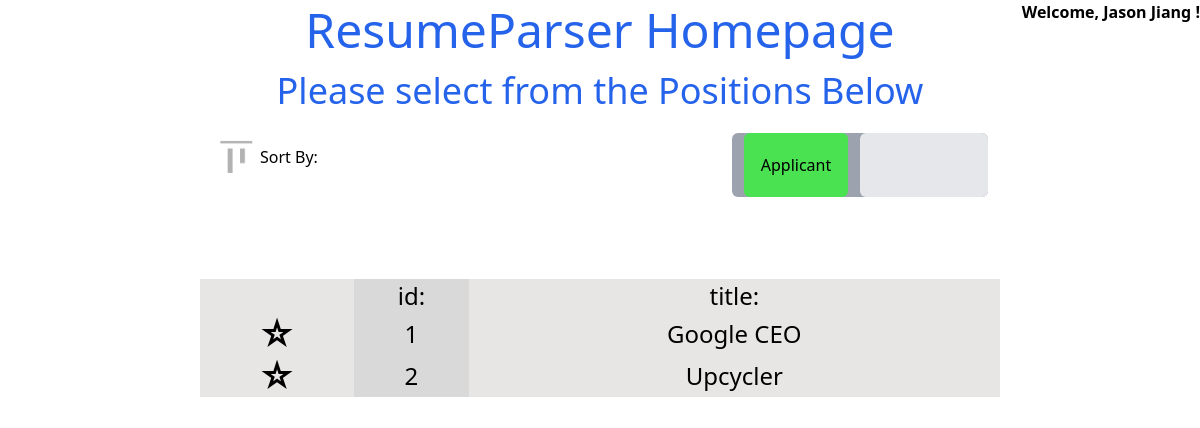
Screenshot of / (signed in) with the database file from the repository.
### ResumeParser/models.py (models this page shows, shortened)
class Profile(models.Model):
    user = models.OneToOneField(User, on_delete=models.CASCADE)
    resumeadmin = models.BooleanField(default=False)
    def __str__(self) -> str:
        display_name = self.user.first_name + " " + self.user.last_name
        if display_name.strip() == "":
            return self.user.username
        return self.user.first_name + " " + self.user.last_name

class Opening(models.Model):
    name = models.CharField(max_length=30)
    description = models.TextField(max_length = 70, default="", blank = True)
    weighting = JSONField(default=json.dumps(default_weighting))

### ResumeParser/views.py (the view)
# urls.py: path('', views.index, name='index'),
def index(request):
    openings = Opening.objects.all()
    context = {
        "opening" : openings,
    }
    return render(request, "ResumeParser/index.html", context)

### ResumeParser/jsonfield.py (called while the page is built)
    def to_python(self, value):
        if value == "":
            return None
        try:
            if isinstance(value, str):
                return json.loads(value)
        except ValueError:
            pass
        return value

    def from_db_value(self, value, *args):
        return self.to_python(value)

### ResumeParser/templates/ResumeParser/index.html (shortened to what this page needs)
{% extends "ResumeParser/base.html" %}
{% load static %}
{% block header %}
<link rel="stylesheet" href="{% static 'ResumeParser/css/index.css' %}">
{% endblock header %}
{% block content %}
{% if user.is_authenticated %}
    <p class="absolute font-extrabold right-0">Welcome, {{ user.profile }} !</p>
    {% else %}
    Not Logged In
    {% endif %}
<div class="flex items-center flex-col h-screen">
  <h1 class="font-medium leading-tight text-5xl mt-0 mb-2 text-blue-600">ResumeParser Homepage</h1>
  <h2 class="font-normal leading-tight text-4xl mt-0 mb-2 text-blue-600">Please select from the Positions Below</h2>
  <div class="flex justify-between items-start w-8/12 p-3 ">
    <div class="rounded-lg">
      <span class="flex items-center justify-space-around">
        <img class="w-12" src="{% static 'ResumeParser/imgs/sort_by.png' %}" alt="">
        <p class="text-4x1 font-medium text-center object-center">Sort By:</p>
      </span>
    </div>
    <div onclick="modeToggle()">
      <div id="reviewer_switch"  class="bg-gray-400 w-64 h-16 rounded-md flex items-center justify-around">
        <div style="width: 103.79px; background-color: #4AE250;" class="h-16 rounded-md flex items-center justify-center">
          <span> Applicant </span>
        </div>
        <div style="width: 103.79px; background-color: #FB5858;" class="h-16 rounded-md flex items-center justify-center">
        <span> Reviewer </span>
        </div>
      </div>
      <div id="cover" style="left: 8rem/* 128px */;" class="bg-gray-200 z-10 inline-block bottom-16 relative rounded-md w-32 h-16 left-32"></div>
    </div>
  </div>
  <table id="positions_table" class="w-8/12 text-center text-2xl">
      <tr>
        <td></td>
        <td>id:</td>
        <td>title:</td>
      </tr>
    {% for open in opening %}
    <tr onclick="go_to('{{open.id}}')">
        <td class="text-4xl font-bold ">&#9734;</td><td>{{open.id}}</td><td>{{open.name}}</td>
    </tr>
    {% endfor %}
  </table>
</div>
{% endblock content %}

### ResumeParser/static/ResumeParser/css/index.css (style rules this page uses)
td:nth-child(even) { --tw-bg-opacity: 1; background-color: #D9D9D9; }
td:nth-child(odd) { background-color: #E8E5E5; }

### rows the page displays
Opening: id "1", name "Google CEO"
Opening: id "2", name "Upcycler"

### other values shown
{{ user.profile }} "Jason Jiang"
